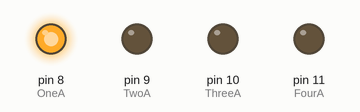
Simulated run of this sketch. Board: Arduino Uno, built with avr-gcc and run on an emulated ATmega328P. Parts: output pins drawn as LEDs (lit = HIGH).

Above: at 0.02 s.
At 0.27 s:
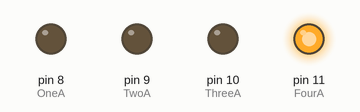
At 0.67 s:
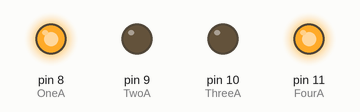
At 1.47 s:
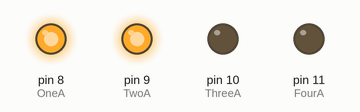
At 2.27 s:
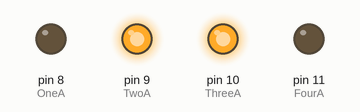
At 2.92 s:
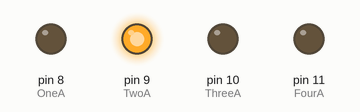
Timing chart, 0 to 3.2 s (numbered marks = the images above):
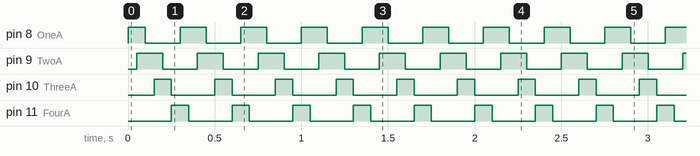

Measured:
- by itself, pin 8 (OneA), pin 9 (TwoA): alternates HIGH for 0.15 s and LOW for 0.20 s
- by itself, pin 10 (ThreeA), pin 11 (FourA): alternates HIGH for 0.10 s and LOW for 0.25 s
- by itself, everything shown: repeats every 0.35 s, in 7 steps

The sketch:

_10_StepperMotorInterfacing_Eight_Wave_Sequence.ino
```cpp
#define OneA 8
#define TwoA 9
#define ThreeA 10
#define FourA 11

void setup()
{
pinMode(OneA,OUTPUT);
pinMode(TwoA,OUTPUT);
pinMode(ThreeA,OUTPUT);
pinMode(FourA,OUTPUT);
}

void loop()
{
digitalWrite(OneA,HIGH);
digitalWrite(TwoA,LOW);
digitalWrite(ThreeA,LOW);
digitalWrite(FourA,LOW);
delay(50);

digitalWrite(OneA,HIGH);
digitalWrite(TwoA,HIGH);
digitalWrite(ThreeA,LOW);
digitalWrite(FourA,LOW);
delay(50);

digitalWrite(OneA,LOW);
digitalWrite(TwoA,HIGH);
digitalWrite(ThreeA,LOW);
digitalWrite(FourA,LOW);
delay(50);

digitalWrite(OneA,LOW);
digitalWrite(TwoA,HIGH);
digitalWrite(ThreeA,HIGH);
digitalWrite(FourA,LOW);
delay(50);

digitalWrite(OneA,LOW);
digitalWrite(TwoA,LOW);
digitalWrite(ThreeA,HIGH);
digitalWrite(FourA,LOW);
delay(50);

digitalWrite(OneA,LOW);
digitalWrite(TwoA,LOW);
digitalWrite(ThreeA,LOW);
digitalWrite(FourA,HIGH);
delay(50);

digitalWrite(OneA,HIGH);
digitalWrite(TwoA,LOW);
digitalWrite(ThreeA,LOW);
digitalWrite(FourA,HIGH);
delay(50);
}
```
